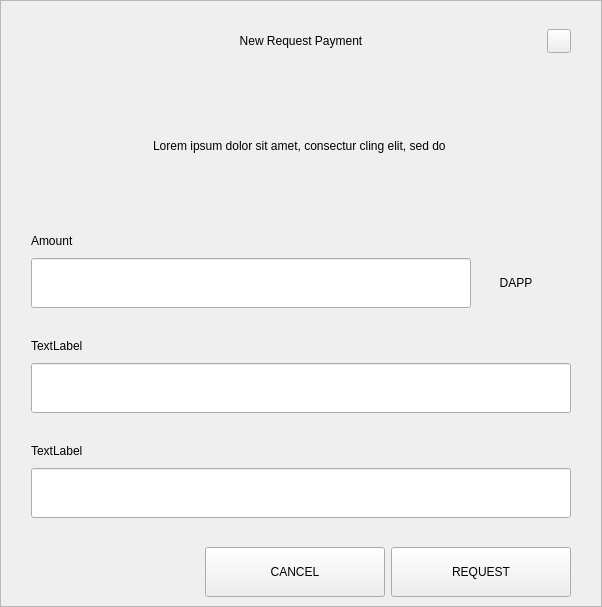
<?xml version="1.0" encoding="UTF-8"?>
<ui version="4.0">
 <class>RequestDialog</class>
 <widget class="QDialog" name="RequestDialog">
  <property name="geometry">
   <rect>
    <x>0</x>
    <y>0</y>
    <width>602</width>
    <height>607</height>
   </rect>
  </property>
  <property name="windowTitle">
   <string>Dialog</string>
  </property>
  <layout class="QVBoxLayout" name="verticalLayout_5">
   <property name="spacing">
    <number>0</number>
   </property>
   <property name="leftMargin">
    <number>0</number>
   </property>
   <property name="topMargin">
    <number>0</number>
   </property>
   <property name="rightMargin">
    <number>0</number>
   </property>
   <property name="bottomMargin">
    <number>0</number>
   </property>
   <item>
    <widget class="QFrame" name="frame">
     <property name="styleSheet">
      <string notr="true"/>
     </property>
     <property name="frameShape">
      <enum>QFrame::StyledPanel</enum>
     </property>
     <property name="frameShadow">
      <enum>QFrame::Raised</enum>
     </property>
     <layout class="QVBoxLayout" name="verticalLayout_4" stretch="1,0,0">
      <property name="spacing">
       <number>0</number>
      </property>
      <property name="leftMargin">
       <number>30</number>
      </property>
      <property name="topMargin">
       <number>20</number>
      </property>
      <property name="rightMargin">
       <number>30</number>
      </property>
      <property name="bottomMargin">
       <number>0</number>
      </property>
      <item>
       <layout class="QHBoxLayout" name="horizontalLayout_3">
        <property name="spacing">
         <number>0</number>
        </property>
        <item>
         <spacer name="horizontalSpacer_21">
          <property name="orientation">
           <enum>Qt::Horizontal</enum>
          </property>
          <property name="sizeHint" stdset="0">
           <size>
            <width>40</width>
            <height>20</height>
           </size>
          </property>
         </spacer>
        </item>
        <item>
         <widget class="QLabel" name="labelTitle">
          <property name="minimumSize">
           <size>
            <width>0</width>
            <height>40</height>
           </size>
          </property>
          <property name="maximumSize">
           <size>
            <width>16777215</width>
            <height>40</height>
           </size>
          </property>
          <property name="styleSheet">
           <string notr="true">padding-left:24px;</string>
          </property>
          <property name="text">
           <string>New Request Payment</string>
          </property>
          <property name="alignment">
           <set>Qt::AlignCenter</set>
          </property>
          <property name="margin">
           <number>7</number>
          </property>
         </widget>
        </item>
        <item>
         <spacer name="horizontalSpacer">
          <property name="orientation">
           <enum>Qt::Horizontal</enum>
          </property>
          <property name="sizeHint" stdset="0">
           <size>
            <width>40</width>
            <height>20</height>
           </size>
          </property>
         </spacer>
        </item>
        <item>
         <widget class="QPushButton" name="btnEsc">
          <property name="minimumSize">
           <size>
            <width>24</width>
            <height>24</height>
           </size>
          </property>
          <property name="maximumSize">
           <size>
            <width>24</width>
            <height>24</height>
           </size>
          </property>
          <property name="focusPolicy">
           <enum>Qt::NoFocus</enum>
          </property>
          <property name="text">
           <string/>
          </property>
         </widget>
        </item>
       </layout>
      </item>
      <item>
       <widget class="QStackedWidget" name="stack">
        <property name="minimumSize">
         <size>
          <width>540</width>
          <height>0</height>
         </size>
        </property>
        <property name="maximumSize">
         <size>
          <width>540</width>
          <height>16777215</height>
         </size>
        </property>
        <property name="currentIndex">
         <number>0</number>
        </property>
        <widget class="QWidget" name="page_1">
         <property name="minimumSize">
          <size>
           <width>540</width>
           <height>0</height>
          </size>
         </property>
         <property name="maximumSize">
          <size>
           <width>540</width>
           <height>16777215</height>
          </size>
         </property>
         <layout class="QVBoxLayout" name="layout1">
          <property name="spacing">
           <number>0</number>
          </property>
          <property name="leftMargin">
           <number>0</number>
          </property>
          <property name="topMargin">
           <number>0</number>
          </property>
          <property name="rightMargin">
           <number>0</number>
          </property>
          <property name="bottomMargin">
           <number>0</number>
          </property>
          <item>
           <spacer name="verticalSpacer_21">
            <property name="orientation">
             <enum>Qt::Vertical</enum>
            </property>
            <property name="sizeType">
             <enum>QSizePolicy::Fixed</enum>
            </property>
            <property name="sizeHint" stdset="0">
             <size>
              <width>20</width>
              <height>30</height>
             </size>
            </property>
           </spacer>
          </item>
          <item alignment="Qt::AlignHCenter">
           <widget class="QLabel" name="labelMessage">
            <property name="minimumSize">
             <size>
              <width>400</width>
              <height>50</height>
             </size>
            </property>
            <property name="text">
             <string>Lorem ipsum dolor sit amet, consectur cling elit, sed do </string>
            </property>
            <property name="alignment">
             <set>Qt::AlignCenter</set>
            </property>
            <property name="wordWrap">
             <bool>true</bool>
            </property>
           </widget>
          </item>
          <item alignment="Qt::AlignBottom">
           <widget class="QWidget" name="containerAmount" native="true">
            <layout class="QVBoxLayout" name="verticalLayout">
             <property name="spacing">
              <number>9</number>
             </property>
             <property name="leftMargin">
              <number>0</number>
             </property>
             <property name="topMargin">
              <number>0</number>
             </property>
             <property name="rightMargin">
              <number>0</number>
             </property>
             <property name="bottomMargin">
              <number>0</number>
             </property>
             <item>
              <widget class="QLabel" name="labelSubtitleAmount">
               <property name="minimumSize">
                <size>
                 <width>350</width>
                 <height>16</height>
                </size>
               </property>
               <property name="maximumSize">
                <size>
                 <width>16777215</width>
                 <height>16</height>
                </size>
               </property>
               <property name="text">
                <string>Amount</string>
               </property>
              </widget>
             </item>
             <item alignment="Qt::AlignTop">
              <widget class="QWidget" name="layoutAmount" native="true">
               <layout class="QHBoxLayout" name="horizontalLayout" stretch="2,0">
                <property name="spacing">
                 <number>0</number>
                </property>
                <property name="leftMargin">
                 <number>0</number>
                </property>
                <property name="topMargin">
                 <number>0</number>
                </property>
                <property name="rightMargin">
                 <number>0</number>
                </property>
                <property name="bottomMargin">
                 <number>0</number>
                </property>
                <item>
                 <widget class="QLineEdit" name="lineEditAmount">
                  <property name="minimumSize">
                   <size>
                    <width>0</width>
                    <height>50</height>
                   </size>
                  </property>
                  <property name="maximumSize">
                   <size>
                    <width>16777215</width>
                    <height>50</height>
                   </size>
                  </property>
                 </widget>
                </item>
                <item>
                 <widget class="QWidget" name="comboContainer" native="true">
                  <property name="minimumSize">
                   <size>
                    <width>100</width>
                    <height>50</height>
                   </size>
                  </property>
                  <property name="maximumSize">
                   <size>
                    <width>16777215</width>
                    <height>50</height>
                   </size>
                  </property>
                  <layout class="QHBoxLayout" name="horizontalLayout_31">
                   <property name="spacing">
                    <number>0</number>
                   </property>
                   <property name="leftMargin">
                    <number>0</number>
                   </property>
                   <property name="topMargin">
                    <number>0</number>
                   </property>
                   <property name="rightMargin">
                    <number>10</number>
                   </property>
                   <property name="bottomMargin">
                    <number>0</number>
                   </property>
                   <item>
                    <widget class="QLabel" name="comboBoxCoin">
                     <property name="text">
                      <string>DAPP</string>
                     </property>
                     <property name="alignment">
                      <set>Qt::AlignCenter</set>
                     </property>
                    </widget>
                   </item>
                  </layout>
                 </widget>
                </item>
               </layout>
              </widget>
             </item>
            </layout>
           </widget>
          </item>
          <item>
           <spacer name="verticalSpacer_31">
            <property name="orientation">
             <enum>Qt::Vertical</enum>
            </property>
            <property name="sizeType">
             <enum>QSizePolicy::Fixed</enum>
            </property>
            <property name="sizeHint" stdset="0">
             <size>
              <width>20</width>
              <height>30</height>
             </size>
            </property>
           </spacer>
          </item>
          <item>
           <layout class="QVBoxLayout" name="verticalLayoutLabel">
            <property name="spacing">
             <number>9</number>
            </property>
            <item>
             <widget class="QLabel" name="labelSubtitleLabel">
              <property name="minimumSize">
               <size>
                <width>0</width>
                <height>16</height>
               </size>
              </property>
              <property name="maximumSize">
               <size>
                <width>16777215</width>
                <height>16</height>
               </size>
              </property>
              <property name="text">
               <string>TextLabel</string>
              </property>
             </widget>
            </item>
            <item>
             <widget class="QLineEdit" name="lineEditLabel">
              <property name="minimumSize">
               <size>
                <width>0</width>
                <height>50</height>
               </size>
              </property>
              <property name="maximumSize">
               <size>
                <width>16777215</width>
                <height>50</height>
               </size>
              </property>
             </widget>
            </item>
           </layout>
          </item>
          <item>
           <spacer name="verticalSpacer_34">
            <property name="orientation">
             <enum>Qt::Vertical</enum>
            </property>
            <property name="sizeType">
             <enum>QSizePolicy::Fixed</enum>
            </property>
            <property name="sizeHint" stdset="0">
             <size>
              <width>20</width>
              <height>30</height>
             </size>
            </property>
           </spacer>
          </item>
          <item>
           <layout class="QVBoxLayout" name="verticalLayoutDescription">
            <property name="spacing">
             <number>9</number>
            </property>
            <item>
             <widget class="QLabel" name="labelSubtitleDescription">
              <property name="minimumSize">
               <size>
                <width>0</width>
                <height>16</height>
               </size>
              </property>
              <property name="maximumSize">
               <size>
                <width>16777215</width>
                <height>16</height>
               </size>
              </property>
              <property name="text">
               <string>TextLabel</string>
              </property>
             </widget>
            </item>
            <item>
             <widget class="QLineEdit" name="lineEditDescription">
              <property name="minimumSize">
               <size>
                <width>0</width>
                <height>50</height>
               </size>
              </property>
              <property name="maximumSize">
               <size>
                <width>16777215</width>
                <height>50</height>
               </size>
              </property>
             </widget>
            </item>
            <item>
             <spacer name="verticalSpacer_4">
              <property name="orientation">
               <enum>Qt::Vertical</enum>
              </property>
              <property name="sizeType">
               <enum>QSizePolicy::Fixed</enum>
              </property>
              <property name="sizeHint" stdset="0">
               <size>
                <width>20</width>
                <height>20</height>
               </size>
              </property>
             </spacer>
            </item>
           </layout>
          </item>
         </layout>
        </widget>
        <widget class="QWidget" name="page_2">
         <layout class="QVBoxLayout" name="layout2">
          <item>
           <spacer name="verticalSpacer_5">
            <property name="orientation">
             <enum>Qt::Vertical</enum>
            </property>
            <property name="sizeType">
             <enum>QSizePolicy::Fixed</enum>
            </property>
            <property name="sizeHint" stdset="0">
             <size>
              <width>20</width>
              <height>50</height>
             </size>
            </property>
           </spacer>
          </item>
          <item alignment="Qt::AlignHCenter">
           <widget class="QLabel" name="labelQrImg">
            <property name="minimumSize">
             <size>
              <width>260</width>
              <height>260</height>
             </size>
            </property>
            <property name="maximumSize">
             <size>
              <width>260</width>
              <height>260</height>
             </size>
            </property>
            <property name="text">
             <string/>
            </property>
            <property name="alignment">
             <set>Qt::AlignCenter</set>
            </property>
           </widget>
          </item>
          <item>
           <spacer name="verticalSpacer_2">
            <property name="orientation">
             <enum>Qt::Vertical</enum>
            </property>
            <property name="sizeType">
             <enum>QSizePolicy::Fixed</enum>
            </property>
            <property name="sizeHint" stdset="0">
             <size>
              <width>20</width>
              <height>30</height>
             </size>
            </property>
           </spacer>
          </item>
          <item alignment="Qt::AlignHCenter">
           <widget class="QLabel" name="labelAddress">
            <property name="text">
             <string>D7VFR83SQbiezrW72hjcWJtcfip5krte2Z </string>
            </property>
           </widget>
          </item>
          <item>
           <spacer name="verticalSpacer_32">
            <property name="orientation">
             <enum>Qt::Vertical</enum>
            </property>
            <property name="sizeType">
             <enum>QSizePolicy::Expanding</enum>
            </property>
            <property name="sizeHint" stdset="0">
             <size>
              <width>20</width>
              <height>20</height>
             </size>
            </property>
           </spacer>
          </item>
          <item>
           <layout class="QHBoxLayout" name="horizontal">
            <property name="leftMargin">
             <number>20</number>
            </property>
            <property name="rightMargin">
             <number>20</number>
            </property>
            <property name="bottomMargin">
             <number>20</number>
            </property>
            <item>
             <spacer name="horizontalSpacer_4">
              <property name="orientation">
               <enum>Qt::Horizontal</enum>
              </property>
              <property name="sizeHint" stdset="0">
               <size>
                <width>40</width>
                <height>20</height>
               </size>
              </property>
             </spacer>
            </item>
            <item>
             <widget class="QPushButton" name="btnCopyAddress">
              <property name="minimumSize">
               <size>
                <width>180</width>
                <height>50</height>
               </size>
              </property>
              <property name="text">
               <string>COPY ADDRESS</string>
              </property>
             </widget>
            </item>
            <item>
             <widget class="QPushButton" name="btnCopyUrl">
              <property name="minimumSize">
               <size>
                <width>180</width>
                <height>50</height>
               </size>
              </property>
              <property name="text">
               <string>COPY URL</string>
              </property>
             </widget>
            </item>
            <item>
             <spacer name="horizontalSpacer_2">
              <property name="orientation">
               <enum>Qt::Horizontal</enum>
              </property>
              <property name="sizeHint" stdset="0">
               <size>
                <width>40</width>
                <height>20</height>
               </size>
              </property>
             </spacer>
            </item>
           </layout>
          </item>
         </layout>
        </widget>
       </widget>
      </item>
      <item>
       <widget class="QWidget" name="buttonsStack" native="true">
        <layout class="QHBoxLayout" name="horizontalLayout_5">
         <property name="leftMargin">
          <number>20</number>
         </property>
         <property name="rightMargin">
          <number>0</number>
         </property>
         <item>
          <spacer name="horizontalSpacer_41">
           <property name="orientation">
            <enum>Qt::Horizontal</enum>
           </property>
           <property name="sizeHint" stdset="0">
            <size>
             <width>40</width>
             <height>20</height>
            </size>
           </property>
          </spacer>
         </item>
         <item>
          <widget class="QPushButton" name="btnCancel">
           <property name="minimumSize">
            <size>
             <width>180</width>
             <height>50</height>
            </size>
           </property>
           <property name="focusPolicy">
            <enum>Qt::NoFocus</enum>
           </property>
           <property name="text">
            <string>CANCEL</string>
           </property>
          </widget>
         </item>
         <item>
          <widget class="QPushButton" name="btnSave">
           <property name="minimumSize">
            <size>
             <width>180</width>
             <height>50</height>
            </size>
           </property>
           <property name="focusPolicy">
            <enum>Qt::NoFocus</enum>
           </property>
           <property name="text">
            <string>REQUEST</string>
           </property>
          </widget>
         </item>
        </layout>
       </widget>
      </item>
     </layout>
    </widget>
   </item>
  </layout>
 </widget>
 <resources/>
 <connections/>
</ui>
